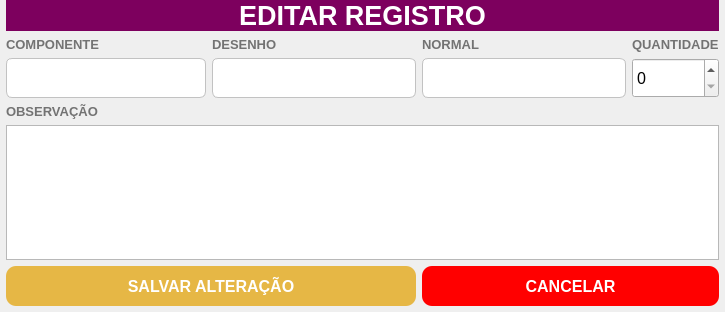
<?xml version="1.0" encoding="UTF-8"?>
<ui version="4.0">
 <class>DialogEdit</class>
 <widget class="QDialog" name="DialogEdit">
  <property name="geometry">
   <rect>
    <x>0</x>
    <y>0</y>
    <width>725</width>
    <height>312</height>
   </rect>
  </property>
  <property name="minimumSize">
   <size>
    <width>725</width>
    <height>312</height>
   </size>
  </property>
  <property name="maximumSize">
   <size>
    <width>725</width>
    <height>312</height>
   </size>
  </property>
  <property name="windowTitle">
   <string>Editar registro</string>
  </property>
  <property name="styleSheet">
   <string notr="true">QLabel{
color: rgb(115, 115, 115);
}
QLineEdit{
border:1px solid  ;
border-radius:6px;
	border-color: rgb(194, 194, 194);

}</string>
  </property>
  <layout class="QGridLayout" name="gridLayout">
   <property name="leftMargin">
    <number>6</number>
   </property>
   <property name="topMargin">
    <number>0</number>
   </property>
   <property name="rightMargin">
    <number>6</number>
   </property>
   <property name="bottomMargin">
    <number>6</number>
   </property>
   <property name="horizontalSpacing">
    <number>6</number>
   </property>
   <item row="2" column="2">
    <widget class="QLineEdit" name="cxDesenhoEdit">
     <property name="minimumSize">
      <size>
       <width>200</width>
       <height>40</height>
      </size>
     </property>
     <property name="font">
      <font>
       <pointsize>12</pointsize>
      </font>
     </property>
    </widget>
   </item>
   <item row="5" column="0" colspan="3">
    <widget class="QPushButton" name="btnSalvarEdit">
     <property name="minimumSize">
      <size>
       <width>0</width>
       <height>40</height>
      </size>
     </property>
     <property name="font">
      <font>
       <pointsize>12</pointsize>
       <bold>true</bold>
      </font>
     </property>
     <property name="cursor">
      <cursorShape>PointingHandCursor</cursorShape>
     </property>
     <property name="styleSheet">
      <string notr="true">#btnSalvarEdit{
	background-color: rgb(230, 183, 69);
color: rgb(255, 255, 255);
border-radius:10px;
}
#btnSalvarEdit:hover{
	
	background-color: rgba(230, 183, 69, 150);
}</string>
     </property>
     <property name="text">
      <string>SALVAR ALTERAÇÃO</string>
     </property>
    </widget>
   </item>
   <item row="4" column="0" colspan="5">
    <widget class="QPlainTextEdit" name="cxObservacaoEdit">
     <property name="font">
      <font>
       <pointsize>12</pointsize>
      </font>
     </property>
    </widget>
   </item>
   <item row="1" column="4">
    <widget class="QLabel" name="label_4">
     <property name="font">
      <font>
       <pointsize>10</pointsize>
       <bold>true</bold>
      </font>
     </property>
     <property name="text">
      <string>QUANTIDADE</string>
     </property>
    </widget>
   </item>
   <item row="0" column="0" colspan="5">
    <widget class="QLabel" name="label_6">
     <property name="font">
      <font>
       <pointsize>20</pointsize>
       <bold>true</bold>
      </font>
     </property>
     <property name="styleSheet">
      <string notr="true">background-color: rgb(125, 0, 94);
color: rgb(255, 255, 255);</string>
     </property>
     <property name="text">
      <string>EDITAR REGISTRO</string>
     </property>
     <property name="alignment">
      <set>Qt::AlignCenter</set>
     </property>
    </widget>
   </item>
   <item row="2" column="0" colspan="2">
    <widget class="QLineEdit" name="cxComponenteEdit">
     <property name="minimumSize">
      <size>
       <width>200</width>
       <height>40</height>
      </size>
     </property>
     <property name="font">
      <font>
       <pointsize>12</pointsize>
      </font>
     </property>
    </widget>
   </item>
   <item row="2" column="3">
    <widget class="QLineEdit" name="cxNormalEdit">
     <property name="minimumSize">
      <size>
       <width>200</width>
       <height>40</height>
      </size>
     </property>
     <property name="font">
      <font>
       <pointsize>12</pointsize>
      </font>
     </property>
    </widget>
   </item>
   <item row="1" column="2">
    <widget class="QLabel" name="label_2">
     <property name="font">
      <font>
       <pointsize>10</pointsize>
       <bold>true</bold>
      </font>
     </property>
     <property name="text">
      <string>DESENHO</string>
     </property>
    </widget>
   </item>
   <item row="1" column="0" colspan="2">
    <widget class="QLabel" name="label">
     <property name="font">
      <font>
       <pointsize>10</pointsize>
       <bold>true</bold>
      </font>
     </property>
     <property name="text">
      <string>COMPONENTE</string>
     </property>
    </widget>
   </item>
   <item row="1" column="3">
    <widget class="QLabel" name="label_3">
     <property name="font">
      <font>
       <pointsize>10</pointsize>
       <bold>true</bold>
      </font>
     </property>
     <property name="text">
      <string>NORMAL</string>
     </property>
    </widget>
   </item>
   <item row="5" column="3" colspan="2">
    <widget class="QPushButton" name="btnCancelarEdit">
     <property name="minimumSize">
      <size>
       <width>0</width>
       <height>40</height>
      </size>
     </property>
     <property name="font">
      <font>
       <pointsize>12</pointsize>
       <bold>true</bold>
      </font>
     </property>
     <property name="cursor">
      <cursorShape>PointingHandCursor</cursorShape>
     </property>
     <property name="styleSheet">
      <string notr="true">#btnCancelarEdit{
	background-color: rgb(255, 0, 0);
	color: rgb(255, 255, 255);
	border-radius:10px;
}
#btnCancelarEdit:hover{
	
	background-color: rgba(255, 0, 0, 150);
}</string>
     </property>
     <property name="text">
      <string>CANCELAR</string>
     </property>
    </widget>
   </item>
   <item row="2" column="4">
    <widget class="QSpinBox" name="spinQuantidadeEdit">
     <property name="minimumSize">
      <size>
       <width>50</width>
       <height>40</height>
      </size>
     </property>
     <property name="font">
      <font>
       <pointsize>12</pointsize>
      </font>
     </property>
    </widget>
   </item>
   <item row="3" column="0">
    <widget class="QLabel" name="label_5">
     <property name="font">
      <font>
       <pointsize>10</pointsize>
       <bold>true</bold>
      </font>
     </property>
     <property name="text">
      <string>OBSERVAÇÃO</string>
     </property>
    </widget>
   </item>
  </layout>
 </widget>
 <resources/>
 <connections>
  <connection>
   <sender>btnCancelarEdit</sender>
   <signal>clicked()</signal>
   <receiver>DialogEdit</receiver>
   <slot>close()</slot>
   <hints>
    <hint type="sourcelabel">
     <x>618</x>
     <y>238</y>
    </hint>
    <hint type="destinationlabel">
     <x>709</x>
     <y>123</y>
    </hint>
   </hints>
  </connection>
 </connections>
</ui>
